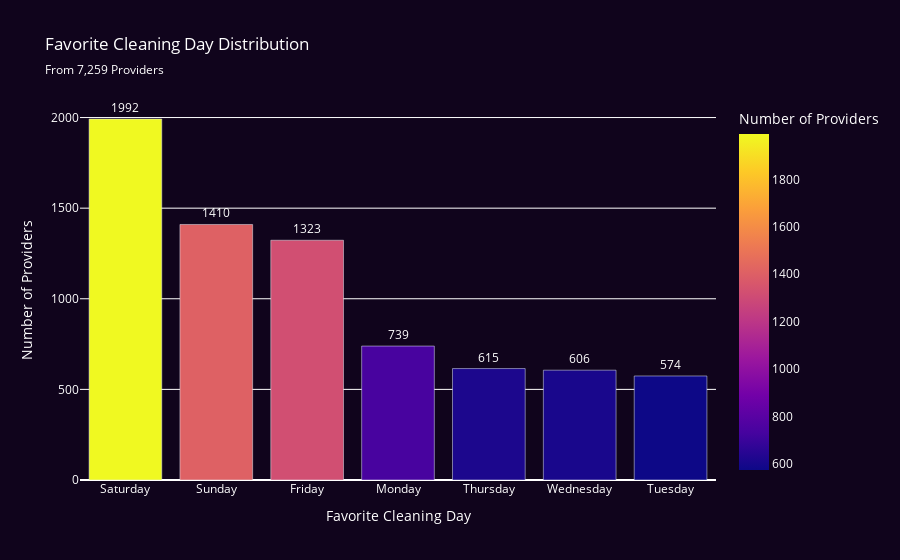

Notebook code cell kept with this figure:
### Code cell
# Plotly day_counts for use in Executive presentation
fig = px.bar(
    day_counts,
    x='favorite_cleaning_day',
    y='count',
    text='count',
    title='Favorite Cleaning Day Distribution',
    subtitle='From 7,259 Providers',
    labels={'favorite_cleaning_day': 'Day of the Week', 'count': 'Number of Providers'},
    color='count',
    color_discrete_sequence=px.colors.qualitative.Pastel
)

fig.update_traces(textposition='outside')
fig.update_layout(
    xaxis={'categoryorder':'total descending'},
    yaxis_title='Number of Providers',
    xaxis_title='Favorite Cleaning Day'
)

# Apply the dark theme
fig = apply_dark_theme(fig)
fig.show()

### Figure 1 — Plotly figure (JSON) as saved in the notebook; plotly's stock layout.template omitted (floating-point values rounded to 4 significant figures)
{"data": [{"hovertemplate": "Day of the Week=%{x}<br>Number of Providers=%{marker.color}<extra></extra>", "legendgroup": "", "marker": {"color": [1992, 1410, 1323, 739, 615, 606, 574], "coloraxis": "coloraxis", "pattern": {"shape": ""}}, "name": "", "orientation": "v", "showlegend": false, "text": [1992.0, 1410.0, 1323.0, 739.0, 615.0, 606.0, 574.0], "textposition": "outside", "type": "bar", "x": ["Saturday", "Sunday", "Friday", "Monday", "Thursday", "Wednesday", "Tuesday"], "xaxis": "x", "y": [1992, 1410, 1323, 739, 615, 606, 574], "yaxis": "y"}], "layout": {"barmode": "relative", "coloraxis": {"colorbar": {"title": {"text": "Number of Providers"}}, "colorscale": [[0, "#0d0887"], [0.1111, "#46039f"], [0.2222, "#7201a8"], [0.3333, "#9c179e"], [0.4444, "#bd3786"], [0.5556, "#d8576b"], [0.6667, "#ed7953"], [0.7778, "#fb9f3a"], [0.8889, "#fdca26"], [1, "#f0f921"]]}, "font": {"color": "white"}, "legend": {"tracegroupgap": 0}, "paper_bgcolor": "#10041c", "plot_bgcolor": "#10041c", "title": {"subtitle": {"text": "From 7,259 Providers"}, "text": "Favorite Cleaning Day Distribution"}, "xaxis": {"anchor": "y", "categoryorder": "total descending", "domain": [0, 1], "title": {"text": "Favorite Cleaning Day"}}, "yaxis": {"anchor": "x", "domain": [0, 1], "title": {"text": "Number of Providers"}}}}
